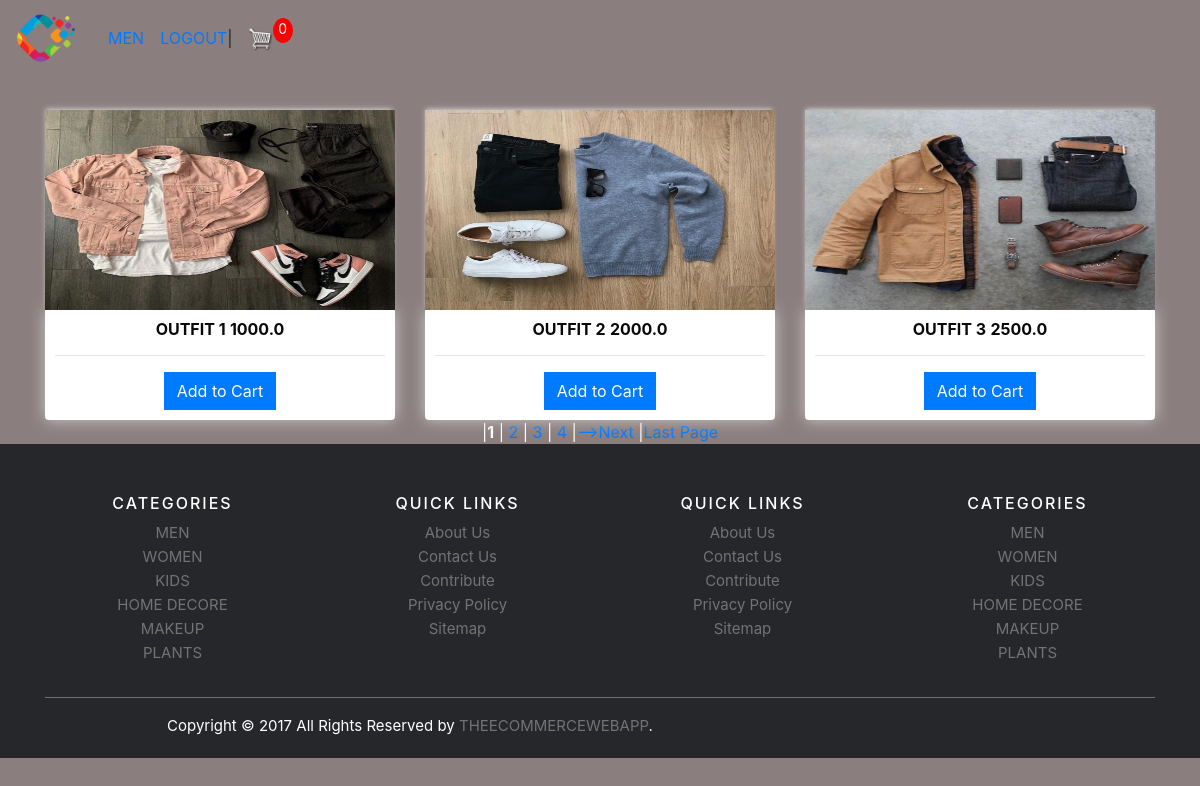
Page /men/ (signed in) on the earlier database version.
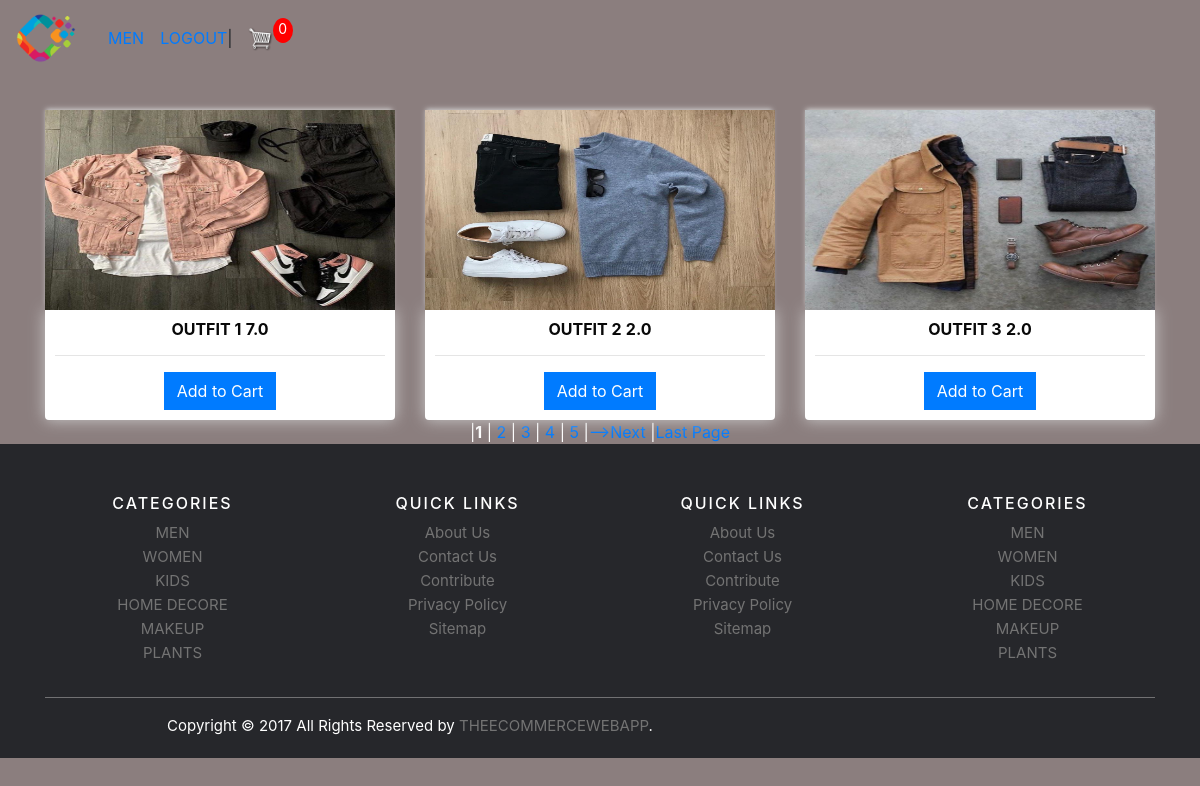
Same page on the later database version.
### store/models.py (models this page shows, shortened)
class Product(models.Model):
    name=models.CharField(max_length=200,null=True)
    price=models.FloatField()
    image=models.ImageField(null=True,blank=True)
    slug=models.SlugField()
    def get_add_to_cart_url(self):
        print("hello=====================",self.slug)
        return reverse("add_to_cart", kwargs={
            'slug': self.slug
        })

### store/views.py (the view)
# urls.py: path('men/',login_required(menList.as_view()),name="men"),
class menList(ListView):
    model=Product
    fields="__all__"
    context_object_name='prod'
    template_name='store/men.html'
    paginate_by=3

### store/templates/store/men.html (shortened to what this page needs)
{% extends "menu.html" %}
{% load static %}
{% block content %}
<div class="row">
    {% for product in prod %}
    <div class="col-lg-4">
        <img class="thumbnail"  src="{{product.image.url}}">
	    <div class="box-element product">
            <h6><strong>{{product.name}}</strong>
            <strong>{{product.price}}</strong></h6>
            <hr>
            <a href="{{product.get_add_to_cart_url}}" class="btn btn-primary btn-md my-0 p">
            Add to Cart
            </a>
        </div>
    </div>
    {% endfor %}
</div>
{% for page in page_obj.paginator.page_range %}
     {% if page_obj.number == page %}
        |<strong>{{page}}</strong>
    {% else %}
        |<a href="/men/?page={{page}}">
           {{page}}
        </a>
    {% endif %}
{% endfor %}
{% if page_obj.has_next %}
        |<a href="/men/?page={{page_obj.next_page_number}}">-->Next</a>
{% endif %}
{% if page_obj.number != page_obj.paginator.num_pages %}
        |<a href="/men/?page={{page_obj.paginator.num_pages}}">Last Page</a>
{% endif %}
{% endblock content %}

### templates/menu.html (shortened to what this page needs)
{% load static %}
<!DOCTYPE html>
<html lang="en">
    <head>
        <link rel="stylesheet" href="https://stackpath.bootstrapcdn.com/bootstrap/4.4.1/css/bootstrap.min.css">
        <link rel="stylesheet" href="{% static 'css/main.css' %}">
    </head>
    <body>
      <nav class="navbar navbar-expand-lg">
        <a class="navbar-brand " href="{% url 'home' %}"><img src="{% static 'images/icon.png' %}" width="60"/></a>
              {% if request.user.is_authenticated %}
              <a class="nav-link" href="{% url 'men' %}">MEN</a>
                <a href="{% url 'logout' %}">LOGOUT</a>|
                <a href="{% url 'cart' %}">
                <img  id="cart-icon" src="{% static 'images/cart.png' %}">
                </a>
                <p id="cart-total">0</p>
              {% else %}
                <a href="{% url 'login' %}">LOGIN</a>|
                <a href="{% url 'signup' %}">SIGN UP</a>
               {% endif %}
      </nav>
         <div class="container">
                <br>
                {% block content %}
                {% endblock content %}
             </div>
 <footer class="site-footer">
    <div class="container">
      <div class="row">
        <div class="col-xs-6 col-md-3">
          <h6>Categories</h6>
          <ul class="footer-links">
            <li><a href="#">MEN</a></li>
            <li><a href="#">WOMEN</a></li>
            <li><a href="#">KIDS</a></li>
            <li><a href="#">HOME DECORE</a></li>
            <li><a href="#">MAKEUP</a></li>
            <li><a href="#">PLANTS</a></li>
          </ul>
        </div>
        <div class="col-xs-6 col-md-3">
          <h6>Quick Links</h6>
          <ul class="footer-links">
            <li><a href="#">About Us</a></li>
            <li><a href="#">Contact Us</a></li>
            <li><a href="#">Contribute</a></li>
            <li><a href="#">Privacy Policy</a></li>
            <li><a href="#">Sitemap</a></li>
          </ul>
        </div>
        <div class="col-xs-6 col-md-3">
            <h6>Quick Links</h6>
            <ul class="footer-links">
              <li><a href="#">About Us</a></li>
              <li><a href="#">Contact Us</a></li>
              <li><a href="#">Contribute</a></li>
              <li><a href="#">Privacy Policy</a></li>
              <li><a href="#">Sitemap</a></li>
            </ul>
          </div>
          <div class="col-xs-6 col-md-3">
            <h6>Categories</h6>
            <ul class="footer-links">
              <li><a href="#">MEN</a></li>
              <li><a href="#">WOMEN</a></li>
              <li><a href="#">KIDS</a></li>
              <li><a href="#">HOME DECORE</a></li>
              <li><a href="#">MAKEUP</a></li>
              <li><a href="#">PLANTS</a></li>
            </ul>
          </div>
      </div>
      <hr>
    </div>
    <div class="container">
      <div class="row">
        <div class="col-md-8 col-sm-6 col-xs-12">
          <p class="copyright-text">Copyright &copy; 2017 All Rights Reserved by
       <a href="#">THEECOMMERCEWEBAPP</a>.
          </p>
        </div>
      </div>
    </div>
</footer>
    </body>
</html>

### static/css/main.css (style rules this page uses)
body { background-color: hsl(0, 5%, 52%); }
h1,h2,h3,h4,h5,h6 { color:hsl(0, 0%, 3%); }
.box-element { box-shadow:hsl(0, 0%, 80%) 0 0 16px; background-color: #fff; border-radius: 4px; padding: 10px; }
.thumbnail { width: 100%; height: 200px; -webkit-box-shadow: -1px -3px 5px -2px rgba(214,214,214,1); -moz-box-shadow: -1px -3px 5px -2px rgba(214,214,214,1); box-shadow: -1px -3px 5px -2px rgba(214,214,214,1); }
.product { border-radius: 0 0 4px 4px; }
#cart-icon { width:25px; display: inline-block; margin-left: 15px; }
#cart-total { display: block; text-align: center; color:#fff; background-color: red; width: 20px; height: 25px; border-radius: 50%; font-size: 14px; }
.col-lg-4, .col-lg-6, .col-lg-8, .col-lg-12 { margin-top: 10px; }
.btn { border-radius: 0; }
.container { position: relative; text-align: center; color: white; }
.site-footer { background-color:#26272b; padding:45px 0 20px; font-size:15px; line-height:24px; color:#737373; }
.site-footer hr { border-top-color:#bbb; opacity:0.5 }
.site-footer h6 { color:#fff; font-size:16px; text-transform:uppercase; margin-top:5px; letter-spacing:2px }
.site-footer a { color:#737373; }
.footer-links { padding-left:0; list-style:none }
.footer-links li { display:block }
.footer-links a { color:#737373 }
.copyright-text { margin:0 }

Differences in the rows shown:
changed Product "OUTFIT 1": price "1000.0" → "7.0"
changed Product "OUTFIT 2": price "2000.0" → "2.0"
changed Product "OUTFIT 3": price "2500.0" → "2.0"
Other differences:
new list line: "| 5"
